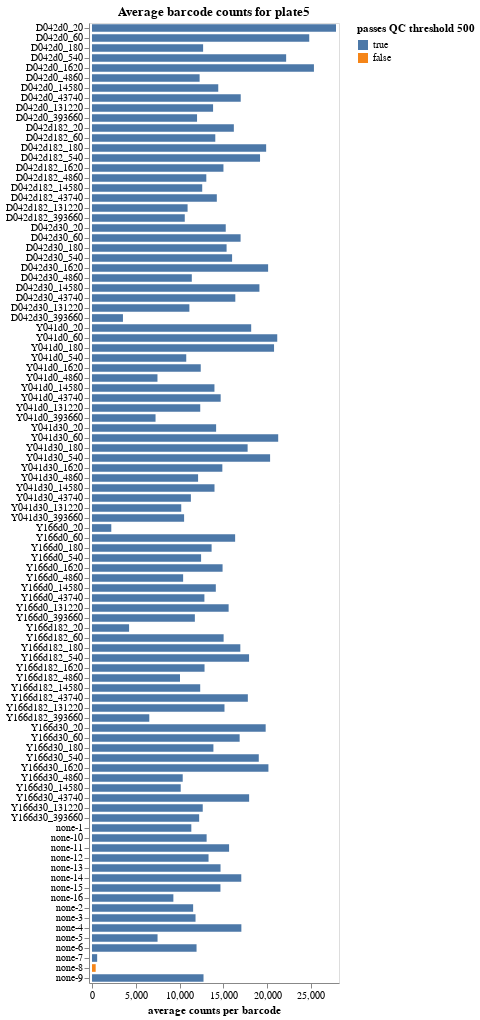

Notebook code for this chart:
### Markdown cell above
Plot average counts per barcode, and make sure that these pass the QC threshold.
If a sample has inadequate barcode counts, it may not have good enough statistics for accurate analysis:

### Code cell
avg_barcode_counts = (
    counts
    .groupby(
        ["serum", "dilution_factor", "sample_noplate"],
        dropna=False,
        as_index=False,
    )
    .aggregate(avg_count=pd.NamedAgg("count", "mean"))
    .assign(passes_qc=lambda x: x["avg_count"] >= qc_thresholds["avg_barcode_counts"])
)

avg_barcode_counts_chart = (
    alt.Chart(avg_barcode_counts)
    .add_params(serum_selection)
    .transform_filter(serum_selection)
    .encode(
        alt.X(
            "avg_count",
            title="average counts per barcode",
            scale=alt.Scale(nice=False, padding=3),
        ),
        alt.Y(
            "sample_noplate",
            title=None,
            sort=list(
                avg_barcode_counts.sort_values(["serum", "dilution_factor"])["sample_noplate"]
            ),
        ),
        alt.Color(
            "passes_qc",
            title=f"passes QC threshold {qc_thresholds['avg_barcode_counts']}",
            scale=alt.Scale(domain=[True, False]),
        ),
        tooltip=[
            alt.Tooltip(c, format=".3g") if avg_barcode_counts[c].dtype == float
            else c
            for c in avg_barcode_counts.columns
        ],
    )
    .mark_bar(height={"band": 0.85})
    .properties(
        height=alt.Step(10),
        width=250,
        title=f"Average barcode counts for {plate}",
    )
    .configure_axis(grid=False)
)

display(avg_barcode_counts_chart)

if not avg_barcode_counts["passes_qc"].all():
    qc_failures.add("avg_barcode_counts")
    print(f"\nThe following samples failed {qc_thresholds['avg_barcode_counts']=}")
    display(avg_barcode_counts.query("not passes_qc").reset_index(drop=True))
else:
    print(f"\nAll samples passed {qc_thresholds['avg_barcode_counts']=}")

### Figure 1 — Vega-Lite specification as saved in the notebook (floating-point values rounded to 4 significant figures)
{"config": {"view": {"continuousWidth": 300, "continuousHeight": 300}, "axis": {"grid": false}}, "data": {"name": "data-7921d81b2528cfb7cba2a0509b7a673e"}, "mark": {"type": "bar", "height": {"band": 0.85}}, "encoding": {"color": {"field": "passes_qc", "scale": {"domain": [true, false]}, "title": "passes QC threshold 500", "type": "nominal"}, "tooltip": [{"field": "serum", "type": "nominal"}, {"field": "dilution_factor", "type": "quantitative"}, {"field": "sample_noplate", "type": "nominal"}, {"field": "avg_count", "format": ".3g", "type": "quantitative"}, {"field": "passes_qc", "type": "nominal"}], "x": {"field": "avg_count", "scale": {"nice": false, "padding": 3}, "title": "average counts per barcode", "type": "quantitative"}, "y": {"field": "sample_noplate", "sort": ["D042d0_20", "D042d0_60", "D042d0_180", "D042d0_540", "D042d0_1620", "D042d0_4860", "D042d0_14580", "D042d0_43740", "D042d0_131220", "D042d0_393660", "D042d182_20", "D042d182_60", "D042d182_180", "D042d182_540", "D042d182_1620", "D042d182_4860", "D042d182_14580", "D042d182_43740", "D042d182_131220", "D042d182_393660", "D042d30_20", "D042d30_60", "D042d30_180", "D042d30_540", "D042d30_1620", "D042d30_4860", "D042d30_14580", "D042d30_43740", "D042d30_131220", "D042d30_393660", "Y041d0_20", "Y041d0_60", "Y041d0_180", "Y041d0_540", "Y041d0_1620", "Y041d0_4860", "Y041d0_14580", "Y041d0_43740", "Y041d0_131220", "Y041d0_393660", "Y041d30_20", "Y041d30_60", "Y041d30_180", "Y041d30_540", "Y041d30_1620", "Y041d30_4860", "Y041d30_14580", "Y041d30_43740", "Y041d30_131220", "Y041d30_393660", "Y166d0_20", "Y166d0_60", "Y166d0_180", "Y166d0_540", "Y166d0_1620", "Y166d0_4860", "Y166d0_14580", "Y166d0_43740", "Y166d0_131220", "Y166d0_393660", "Y166d182_20", "Y166d182_60", "Y166d182_180", "Y166d182_540", "Y166d182_1620", "Y166d182_4860", "Y166d182_14580", "Y166d182_43740", "Y166d182_131220", "Y166d182_393660", "Y166d30_20", "Y166d30_60", "Y166d30_180", "Y166d30_540", "Y166d30_1620", "Y166d30_4860", "Y166d30_14580", "Y166d30_43740", "Y166d30_131220", "Y166d30_393660", "none-1", "none-10", "none-11", "none-12", "none-13", "none-14", "none-15", "none-16", "none-2", "none-3", "none-4", "none-5", "none-6", "none-7", "none-8", "none-9"], "title": null, "type": "nominal"}}, "height": {"step": 10}, "params": [{"name": "param_1", "select": {"type": "point", "fields": ["serum"]}, "bind": {"input": "select", "options": [null, "D042d0", "D042d182", "D042d30", "Y041d0", "Y041d30", "Y166d0", "Y166d182", "Y166d30", "none"], "labels": ["all", "D042d0", "D042d182", "D042d30", "Y041d0", "Y041d30", "Y166d0", "Y166d182", "Y166d30", "none"], "name": "serum"}}], "title": "Average barcode counts for plate5", "transform": [{"filter": {"param": "param_1"}}], "width": 250, "$schema": "https://vega.github.io/schema/vega-lite/v5.15.1.json", "datasets": {"data-7921d81b2528cfb7cba2a0509b7a673e": [{"serum": "D042d0", "dilution_factor": 20, "sample_noplate": "D042d0_20", "avg_count": 27860.0, "passes_qc": true}, {"serum": "D042d0", "dilution_factor": 60, "sample_noplate": "D042d0_60", "avg_count": 24810.0, "passes_qc": true}, {"serum": "D042d0", "dilution_factor": 180, "sample_noplate": "D042d0_180", "avg_count": 12690.0, "passes_qc": true}, {"serum": "D042d0", "dilution_factor": 540, "sample_noplate": "D042d0_540", "avg_count": 22170.0, "passes_qc": true}, {"serum": "D042d0", "dilution_factor": 1620, "sample_noplate": "D042d0_1620", "avg_count": 25340.0, "passes_qc": true}, {"serum": "D042d0", "dilution_factor": 4860, "sample_noplate": "D042d0_4860", "avg_count": 12290.0, "passes_qc": true}, {"serum": "D042d0", "dilution_factor": 14580, "sample_noplate": "D042d0_14580", "avg_count": 14420.0, "passes_qc": true}, {"serum": "D042d0", "dilution_factor": 43740, "sample_noplate": "D042d0_43740", "avg_count": 16980.0, "passes_qc": true}, {"serum": "D042d0", "dilution_factor": 131220, "sample_noplate": "D042d0_131220", "avg_count": 13830.0, "passes_qc": true}, {"serum": "D042d0", "dilution_factor": 393660, "sample_noplate": "D042d0_393660", "avg_count": 12000.0, "passes_qc": true}, {"serum": "D042d182", "dilution_factor": 20, "sample_noplate": "D042d182_20", "avg_count": 16200.0, "passes_qc": true}, {"serum": "D042d182", "dilution_factor": 60, "sample_noplate": "D042d182_60", "avg_count": 14080.0, "passes_qc": true}, {"serum": "D042d182", "dilution_factor": 180, "sample_noplate": "D042d182_180", "avg_count": 19890.0, "passes_qc": true}, {"serum": "D042d182", "dilution_factor": 540, "sample_noplate": "D042d182_540", "avg_count": 19190.0, "passes_qc": true}, {"serum": "D042d182", "dilution_factor": 1620, "sample_noplate": "D042d182_1620", "avg_count": 15010.0, "passes_qc": true}, {"serum": "D042d182", "dilution_factor": 4860, "sample_noplate": "D042d182_4860", "avg_count": 13050.0, "passes_qc": true}, {"serum": "D042d182", "dilution_factor": 14580, "sample_noplate": "D042d182_14580", "avg_count": 12590.0, "passes_qc": true}, {"serum": "D042d182", "dilution_factor": 43740, "sample_noplate": "D042d182_43740", "avg_count": 14250.0, "passes_qc": true}, {"serum": "D042d182", "dilution_factor": 131220, "sample_noplate": "D042d182_131220", "avg_count": 10920.0, "passes_qc": true}, {"serum": "D042d182", "dilution_factor": 393660, "sample_noplate": "D042d182_393660", "avg_count": 10590.0, "passes_qc": true}, {"serum": "D042d30", "dilution_factor": 20, "sample_noplate": "D042d30_20", "avg_count": 15270.0, "passes_qc": true}, {"serum": "D042d30", "dilution_factor": 60, "sample_noplate": "D042d30_60", "avg_count": 16970.0, "passes_qc": true}, {"serum": "D042d30", "dilution_factor": 180, "sample_noplate": "D042d30_180", "avg_count": 15370.0, "passes_qc": true}, {"serum": "D042d30", "dilution_factor": 540, "sample_noplate": "D042d30_540", "avg_count": 16000.0, "passes_qc": true}, {"serum": "D042d30", "dilution_factor": 1620, "sample_noplate": "D042d30_1620", "avg_count": 20110.0, "passes_qc": true}, {"serum": "D042d30", "dilution_factor": 4860, "sample_noplate": "D042d30_4860", "avg_count": 11400.0, "passes_qc": true}, {"serum": "D042d30", "dilution_factor": 14580, "sample_noplate": "D042d30_14580", "avg_count": 19120.0, "passes_qc": true}, {"serum": "D042d30", "dilution_factor": 43740, "sample_noplate": "D042d30_43740", "avg_count": 16360.0, "passes_qc": true}, {"serum": "D042d30", "dilution_factor": 131220, "sample_noplate": "D042d30_131220", "avg_count": 11120.0, "passes_qc": true}, {"serum": "D042d30", "dilution_factor": 393660, "sample_noplate": "D042d30_393660", "avg_count": 3534.0, "passes_qc": true}, {"serum": "Y041d0", "dilution_factor": 20, "sample_noplate": "Y041d0_20", "avg_count": 18180.0, "passes_qc": true}, {"serum": "Y041d0", "dilution_factor": 60, "sample_noplate": "Y041d0_60", "avg_count": 21150.0, "passes_qc": true}, {"serum": "Y041d0", "dilution_factor": 180, "sample_noplate": "Y041d0_180", "avg_count": 20790.0, "passes_qc": true}, {"serum": "Y041d0", "dilution_factor": 540, "sample_noplate": "Y041d0_540", "avg_count": 10760.0, "passes_qc": true}, {"serum": "Y041d0", "dilution_factor": 1620, "sample_noplate": "Y041d0_1620", "avg_count": 12420.0, "passes_qc": true}, {"serum": "Y041d0", "dilution_factor": 4860, "sample_noplate": "Y041d0_4860", "avg_count": 7476.0, "passes_qc": true}, {"serum": "Y041d0", "dilution_factor": 14580, "sample_noplate": "Y041d0_14580", "avg_count": 13980.0, "passes_qc": true}, {"serum": "Y041d0", "dilution_factor": 43740, "sample_noplate": "Y041d0_43740", "avg_count": 14690.0, "passes_qc": true}, {"serum": "Y041d0", "dilution_factor": 131220, "sample_noplate": "Y041d0_131220", "avg_count": 12360.0, "passes_qc": true}, {"serum": "Y041d0", "dilution_factor": 393660, "sample_noplate": "Y041d0_393660", "avg_count": 7256.0, "passes_qc": true}, {"serum": "Y041d30", "dilution_factor": 20, "sample_noplate": "Y041d30_20", "avg_count": 14170.0, "passes_qc": true}, {"serum": "Y041d30", "dilution_factor": 60, "sample_noplate": "Y041d30_60", "avg_count": 21260.0, "passes_qc": true}, {"serum": "Y041d30", "dilution_factor": 180, "sample_noplate": "Y041d30_180", "avg_count": 17770.0, "passes_qc": true}, {"serum": "Y041d30", "dilution_factor": 540, "sample_noplate": "Y041d30_540", "avg_count": 20340.0, "passes_qc": true}, {"serum": "Y041d30", "dilution_factor": 1620, "sample_noplate": "Y041d30_1620", "avg_count": 14880.0, "passes_qc": true}, {"serum": "Y041d30", "dilution_factor": 4860, "sample_noplate": "Y041d30_4860", "avg_count": 12110.0, "passes_qc": true}, {"serum": "Y041d30", "dilution_factor": 14580, "sample_noplate": "Y041d30_14580", "avg_count": 13990.0, "passes_qc": true}, {"serum": "Y041d30", "dilution_factor": 43740, "sample_noplate": "Y041d30_43740", "avg_count": 11290.0, "passes_qc": true}, {"serum": "Y041d30", "dilution_factor": 131220, "sample_noplate": "Y041d30_131220", "avg_count": 10190.0, "passes_qc": true}, {"serum": "Y041d30", "dilution_factor": 393660, "sample_noplate": "Y041d30_393660", "avg_count": 10520.0, "passes_qc": true}, {"serum": "Y166d0", "dilution_factor": 20, "sample_noplate": "Y166d0_20", "avg_count": 2203.0, "passes_qc": true}, {"serum": "Y166d0", "dilution_factor": 60, "sample_noplate": "Y166d0_60", "avg_count": 16340.0, "passes_qc": true}, {"serum": "Y166d0", "dilution_factor": 180, "sample_noplate": "Y166d0_180", "avg_count": 13660.0, "passes_qc": true}, {"serum": "Y166d0", "dilution_factor": 540, "sample_noplate": "Y166d0_540", "avg_count": 12460.0, "passes_qc": true}, {"serum": "Y166d0", "dilution_factor": 1620, "sample_noplate": "Y166d0_1620", "avg_count": 14910.0, "passes_qc": true}, {"serum": "Y166d0", "dilution_factor": 4860, "sample_noplate": "Y166d0_4860", "avg_count": 10410.0, "passes_qc": true}, {"serum": "Y166d0", "dilution_factor": 14580, "sample_noplate": "Y166d0_14580", "avg_count": 14140.0, "passes_qc": true}, {"serum": "Y166d0", "dilution_factor": 43740, "sample_noplate": "Y166d0_43740", "avg_count": 12840.0, "passes_qc": true}, {"serum": "Y166d0", "dilution_factor": 131220, "sample_noplate": "Y166d0_131220", "avg_count": 15600.0, "passes_qc": true}, {"serum": "Y166d0", "dilution_factor": 393660, "sample_noplate": "Y166d0_393660", "avg_count": 11750.0, "passes_qc": true}, {"serum": "Y166d182", "dilution_factor": 20, "sample_noplate": "Y166d182_20", "avg_count": 4236.0, "passes_qc": true}, {"serum": "Y166d182", "dilution_factor": 60, "sample_noplate": "Y166d182_60", "avg_count": 15030.0, "passes_qc": true}, {"serum": "Y166d182", "dilution_factor": 180, "sample_noplate": "Y166d182_180", "avg_count": 16940.0, "passes_qc": true}, {"serum": "Y166d182", "dilution_factor": 540, "sample_noplate": "Y166d182_540", "avg_count": 17940.0, "passes_qc": true}, {"serum": "Y166d182", "dilution_factor": 1620, "sample_noplate": "Y166d182_1620", "avg_count": 12850.0, "passes_qc": true}, {"serum": "Y166d182", "dilution_factor": 4860, "sample_noplate": "Y166d182_4860", "avg_count": 10050.0, "passes_qc": true}, {"serum": "Y166d182", "dilution_factor": 14580, "sample_noplate": "Y166d182_14580", "avg_count": 12360.0, "passes_qc": true}, {"serum": "Y166d182", "dilution_factor": 43740, "sample_noplate": "Y166d182_43740", "avg_count": 17800.0, "passes_qc": true}, {"serum": "Y166d182", "dilution_factor": 131220, "sample_noplate": "Y166d182_131220", "avg_count": 15130.0, "passes_qc": true}, {"serum": "Y166d182", "dilution_factor": 393660, "sample_noplate": "Y166d182_393660", "avg_count": 6543.0, "passes_qc": true}, {"serum": "Y166d30", "dilution_factor": 20, "sample_noplate": "Y166d30_20", "avg_count": 19830.0, "passes_qc": true}, {"serum": "Y166d30", "dilution_factor": 60, "sample_noplate": "Y166d30_60", "avg_count": 16860.0, "passes_qc": true}, {"serum": "Y166d30", "dilution_factor": 180, "sample_noplate": "Y166d30_180", "avg_count": 13860.0, "passes_qc": true}, {"serum": "Y166d30", "dilution_factor": 540, "sample_noplate": "Y166d30_540", "avg_count": 19040.0, "passes_qc": true}, {"serum": "Y166d30", "dilution_factor": 1620, "sample_noplate": "Y166d30_1620", "avg_count": 20150.0, "passes_qc": true}, {"serum": "Y166d30", "dilution_factor": 4860, "sample_noplate": "Y166d30_4860", "avg_count": 10360.0, "passes_qc": true}, {"serum": "Y166d30", "dilution_factor": 14580, "sample_noplate": "Y166d30_14580", "avg_count": 10130.0, "passes_qc": true}, {"serum": "Y166d30", "dilution_factor": 43740, "sample_noplate": "Y166d30_43740", "avg_count": 17940.0, "passes_qc": true}, {"serum": "Y166d30", "dilution_factor": 131220, "sample_noplate": "Y166d30_131220", "avg_count": 12650.0, "passes_qc": true}, {"serum": "Y166d30", "dilution_factor": 393660, "sample_noplate": "Y166d30_393660", "avg_count": 12240.0, "passes_qc": true}, {"serum": "none", "dilution_factor": null, "sample_noplate": "none-1", "avg_count": 11340.0, "passes_qc": true}, {"serum": "none", "dilution_factor": null, "sample_noplate": "none-10", "avg_count": 13090.0, "passes_qc": true}, {"serum": "none", "dilution_factor": null, "sample_noplate": "none-11", "avg_count": 15650.0, "passes_qc": true}, {"serum": "none", "dilution_factor": null, "sample_noplate": "none-12", "avg_count": 13310.0, "passes_qc": true}, {"serum": "none", "dilution_factor": null, "sample_noplate": "none-13", "avg_count": 14680.0, "passes_qc": true}, {"serum": "none", "dilution_factor": null, "sample_noplate": "none-14", "avg_count": 17050.0, "passes_qc": true}, {"serum": "none", "dilution_factor": null, "sample_noplate": "none-15", "avg_count": 14670.0, "passes_qc": true}, {"serum": "none", "dilution_factor": null, "sample_noplate": "none-16", "avg_count": 9292.0, "passes_qc": true}, {"serum": "none", "dilution_factor": null, "sample_noplate": "none-2", "avg_count": 11550.0, "passes_qc": true}, {"serum": "none", "dilution_factor": null, "sample_noplate": "none-3", "avg_count": 11820.0, "passes_qc": true}, {"serum": "none", "dilution_factor": null, "sample_noplate": "none-4", "avg_count": 17060.0, "passes_qc": true}, {"serum": "none", "dilution_factor": null, "sample_noplate": "none-5", "avg_count": 7486.0, "passes_qc": true}, {"serum": "none", "dilution_factor": null, "sample_noplate": "none-6", "avg_count": 11940.0, "passes_qc": true}, {"serum": "none", "dilution_factor": null, "sample_noplate": "none-7", "avg_count": 588.9, "passes_qc": true}, {"serum": "none", "dilution_factor": null, "sample_noplate": "none-8", "avg_count": 420.2, "passes_qc": false}, {"serum": "none", "dilution_factor": null, "sample_noplate": "none-9", "avg_count": 12730.0, "passes_qc": true}]}}
